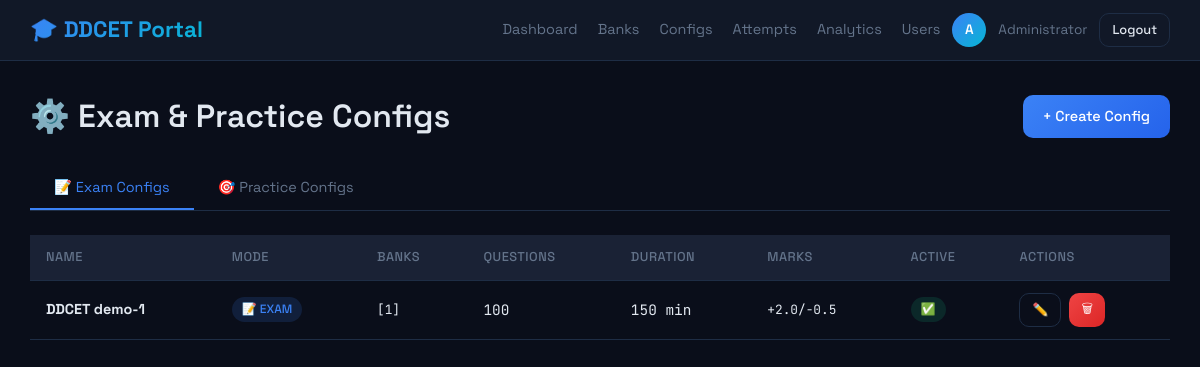
The page /admin/configs (signed in) on the database its author committed.
### models.py (models this page shows)
class User(UserMixin, db.Model):
    __tablename__ = 'users'
    id = db.Column(db.Integer, primary_key=True, autoincrement=True)
    name = db.Column(db.String(100), nullable=False)
    email = db.Column(db.String(150), unique=True, nullable=False)
    enrollment_number = db.Column(db.String(50), unique=True, nullable=False)
    engineering_branch = db.Column(db.String(100), nullable=False, default='Other')
    password = db.Column(db.String(255), nullable=False)
    role = db.Column(db.String(20), default='student')
    created_at = db.Column(db.DateTime, default=datetime.utcnow)
    is_active_user = db.Column(db.Boolean, default=True)
    @property
    def is_active(self):
        return self.is_active_user

class ExamConfig(db.Model):
    __tablename__ = 'exam_configs'
    id = db.Column(db.Integer, primary_key=True)
    name = db.Column(db.String(150), nullable=False)
    mode = db.Column(db.String(20), default='exam')
    bank_ids = db.Column(db.Text, nullable=False, default='[]')
    total_questions = db.Column(db.Integer, default=100)
    duration_minutes = db.Column(db.Integer, default=150)
    marks_correct = db.Column(db.Float, default=2.0)
    marks_wrong = db.Column(db.Float, default=0.5)
    section_filter = db.Column(db.Integer, default=0)
    topic_filter = db.Column(db.Text, default='')
    is_active = db.Column(db.Boolean, default=True)
    allow_reattempt = db.Column(db.Boolean, default=False)
    created_by = db.Column(db.Integer, db.ForeignKey('users.id'))
    created_at = db.Column(db.DateTime, default=datetime.utcnow)
    creator = db.relationship('User', foreign_keys=[created_by])

### admin.py (the view)
@admin_bp.route('/configs')
@login_required
@admin_required
def configs():
    exam_configs = ExamConfig.query.filter_by(mode='exam').order_by(ExamConfig.created_at.desc()).all()
    practice_configs = ExamConfig.query.filter_by(mode='practice').order_by(ExamConfig.created_at.desc()).all()
    return render_template('admin/configs.html',
                           exam_configs=exam_configs,
                           practice_configs=practice_configs)

### admin.py (called while the page is built)
def admin_required(f):
    from functools import wraps
    @wraps(f)
    def decorated(*args, **kwargs):
        if not current_user.is_authenticated or current_user.role != 'admin':
            abort(403)
        return f(*args, **kwargs)
    return decorated

### auth.py (called while the page is built)
def generate_csrf_token():
    if '_csrf_token' not in session:
        session['_csrf_token'] = secrets.token_hex(32)
    return session['_csrf_token']

@auth_bp.before_app_request
def inject_csrf():
    from flask import g
    g.csrf_token = generate_csrf_token()

### templates/admin/configs.html (shortened to what this page needs)
{% extends "base.html" %}
{% block content %}
<div class="main-content">
    <div class="d-flex justify-between align-center" style="margin-bottom: 24px;">
        <h1>⚙️ Exam & Practice Configs</h1>
        <a href="{{ url_for('admin.create_config') }}" class="btn btn-primary">+ Create Config</a>
    </div>
    <div class="tabs">
        <button class="tab-btn active" data-tab="tab-exam">📝 Exam Configs</button>
        <button class="tab-btn" data-tab="tab-practice">🎯 Practice Configs</button>
    </div>
    <div id="tab-exam" class="tab-content active">
        {% if exam_configs %}
        <table class="table-dark">
            <thead>
                <tr>
                    <th>Name</th>
                    <th>Mode</th>
                    <th>Banks</th>
                    <th>Questions</th>
                    <th>Duration</th>
                    <th>Marks</th>
                    <th>Active</th>
                    <th>Actions</th>
                </tr>
            </thead>
            <tbody>
                {% for c in exam_configs %}
                <tr>
                    <td><strong>{{ c.name }}</strong></td>
                    <td><span class="badge badge-exam">📝 EXAM</span></td>
                    <td class="mono" style="font-size:.8rem;">{{ c.bank_ids }}</td>
                    <td class="mono">{{ c.total_questions }}</td>
                    <td class="mono">{{ c.duration_minutes }} min</td>
                    <td class="mono" style="font-size:.8rem;">+{{ c.marks_correct }}/−{{ c.marks_wrong }}</td>
                    <td><span class="badge {{ 'badge-success' if c.is_active else 'badge-danger' }}">{{ '✅' if
                            c.is_active else '❌' }}</span></td>
                    <td>
                        <div class="btn-group">
                            <a href="{{ url_for('admin.edit_config', config_id=c.id) }}"
                                class="btn btn-outline btn-sm">✏️</a>
                            <form action="{{ url_for('admin.delete_config', config_id=c.id) }}" method="POST"
                                style="display:inline;" class="delete-form">
                                <button type="submit" class="btn btn-danger btn-sm">🗑</button>
                            </form>
                        </div>
                    </td>
                </tr>
                {% endfor %}
            </tbody>
        </table>
        {% else %}
        <div class="empty-state">
            <div class="empty-icon">📝</div>
            <h3>No exam configs yet</h3>
            <p>Create an exam configuration to allow students to take timed exams.</p>
        </div>
        {% endif %}
    </div>
</div>
{% endblock %}

### templates/base.html (shortened to what this page needs)
<!DOCTYPE html>
<html lang="en">
<head>
    <link rel="stylesheet" href="{{ url_for('static', filename='css/main.css') }}">
</head>
<body>
    {% block nav %}
    <nav class="nav-dark">
        <a href="/" class="logo">🎓 DDCET Portal</a>
        {% if current_user.is_authenticated %}
        <div class="nav-user">
            <div class="nav-links">
                {% if current_user.role == 'admin' %}
                <a href="{{ url_for('admin.dashboard') }}">Dashboard</a>
                <a href="{{ url_for('admin.banks') }}">Banks</a>
                <a href="{{ url_for('admin.configs') }}">Configs</a>
                <a href="{{ url_for('admin.attempts') }}">Attempts</a>
                <a href="{{ url_for('admin.analytics') }}">Analytics</a>
                <a href="{{ url_for('admin.users') }}">Users</a>
                {% else %}
                <a href="{{ url_for('student.home') }}">Home</a>
                {% endif %}
            </div>
            <div class="user-avatar">{{ current_user.name[0]|upper }}</div>
            <span>{{ current_user.name }}</span>
            <a href="{{ url_for('auth.logout') }}" class="btn btn-outline btn-sm">Logout</a>
        </div>
        {% endif %}
    </nav>
    {% endblock %}
    {% block content %}{% endblock %}
</body>
</html>

### static/css/main.css (style rules this page uses)
:root { --bg: #0a0e1a; --surface: #111827; --surface2: #1a2235; --border: #1e2d45; --accent: #3b82f6; --accent2: #06b6d4; --green: #10b981; --red: #ef4444; --yellow: #f59e0b; --text: #e2e8f0; --muted: #64748b; --radius: 10px; --shadow: 0 4px 20px rgba(0,0,0,.3); --transition: all .2s ease; }
* { margin:0; padding:0; box-sizing:border-box; }
html { scroll-behavior: smooth; }
body { font-family: 'Space Grotesk', sans-serif; background: var(--bg); color: var(--text); min-height: 100vh; line-height: 1.6; }
a { color: var(--accent); text-decoration: none; transition: var(--transition); }
h1,h2,h3,h4,h5,h6 { font-family: 'Space Grotesk', sans-serif; font-weight: 600; }
.main-content { flex: 1; padding: 30px; overflow-x: hidden; }
.nav-dark { background: var(--surface); border-bottom: 1px solid var(--border); padding: 12px 30px; display: flex; align-items: center; justify-content: space-between; position: sticky; top: 0; z-index: 100; backdrop-filter: blur(10px); }
.nav-dark .logo { font-size: 1.4rem; font-weight: 700; background: linear-gradient(135deg, var(--accent), var(--accent2)); -webkit-background-clip: text; -webkit-text-fill-color: transparent; background-clip: text; }
.nav-dark .nav-links { display: flex; align-items: center; gap: 20px; }
.nav-dark .nav-links a { color: var(--muted); font-size: .9rem; transition: var(--transition); }
.nav-user { display: flex; align-items: center; gap: 12px; color: var(--muted); font-size: .85rem; }
.nav-user .user-avatar { width: 34px; height: 34px; border-radius: 50%; background: linear-gradient(135deg, var(--accent), var(--accent2)); display: flex; align-items: center; justify-content: center; color: white; font-weight: 600; font-size: .85rem; }
.btn { display: inline-flex; align-items: center; gap: 6px; padding: 10px 20px; border-radius: var(--radius); font-family: 'Space Grotesk', sans-serif; font-size: .9rem; font-weight: 500; border: none; cursor: pointer; transition: var(--transition); text-decoration: none; }
.btn-primary { background: linear-gradient(135deg, var(--accent), #2563eb); color: white; }
.btn-outline { background: transparent; border: 1px solid var(--border); color: var(--text); }
.btn-danger { background: linear-gradient(135deg, var(--red), #dc2626); color: white; }
.btn-sm { padding: 6px 12px; font-size: .8rem; }
.btn-group { display: flex; gap: 8px; flex-wrap: wrap; }
.table-dark { width: 100%; border-collapse: collapse; font-size: .9rem; }
.table-dark th { background: var(--surface2); color: var(--muted); font-weight: 500; text-align: left; padding: 12px 16px; border-bottom: 1px solid var(--border); font-size: .8rem; text-transform: uppercase; letter-spacing: .5px; }
.table-dark td { padding: 12px 16px; border-bottom: 1px solid var(--border); vertical-align: middle; }
.badge { display: inline-flex; align-items: center; gap: 4px; padding: 3px 10px; border-radius: 20px; font-size: .75rem; font-weight: 500; }
.badge-exam { background: rgba(59,130,246,.15); color: var(--accent); }
.badge-success { background: rgba(16,185,129,.15); color: var(--green); }
.tabs { display: flex; gap: 0; border-bottom: 1px solid var(--border); margin-bottom: 24px; }
.tab-btn { padding: 12px 24px; background: none; border: none; color: var(--muted); font-family: 'Space Grotesk', sans-serif; font-size: .9rem; cursor: pointer; border-bottom: 2px solid transparent; transition: var(--transition); }
.tab-btn.active { color: var(--accent); border-bottom-color: var(--accent); }
.tab-content { display: none; }
.tab-content.active { display: block; animation: fadeIn .3s ease; }
.d-flex { display: flex; }
.align-center { align-items: center; }
.justify-between { justify-content: space-between; }
.mono { font-family: 'JetBrains Mono', monospace; }

### rows shown on the page
User: name "A", name "Administrator"
ExamConfig: name "DDCET demo-1", bank_ids "[1]", total_questions "100", duration_minutes "150", marks_correct "2.0", marks_wrong "0.5", is_active "✅"
